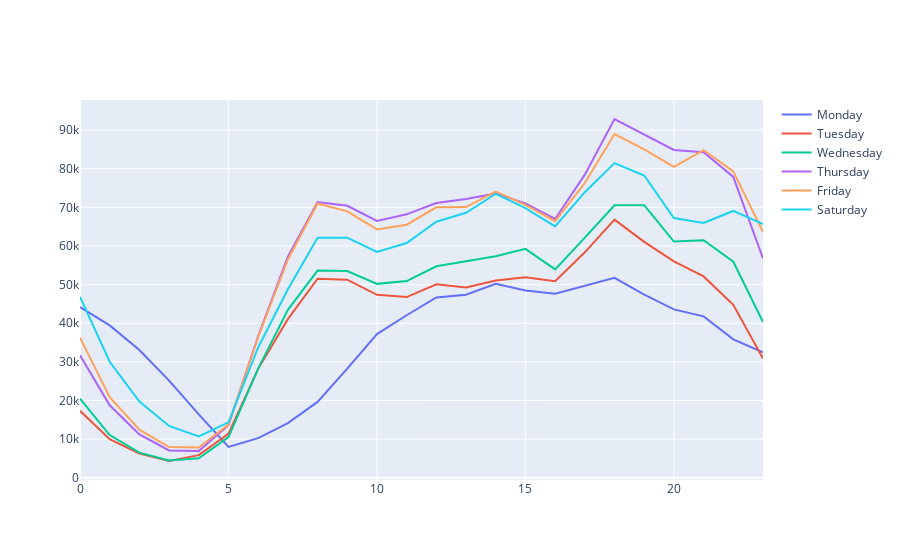

Write notebook code for a chart like this one.
### Code cell
df_pickup_number_2018 = df_2018.groupBy(df_2018.week_day_number,df_2018.hour).agg(fn.count(col("*")).alias("pickup_number")).orderBy(df_2018.week_day_number.asc(),df_2018.hour.asc())
fig2 = plot_time_serie(df_pickup_number_2018,"pickup_number")
fig2.show()
